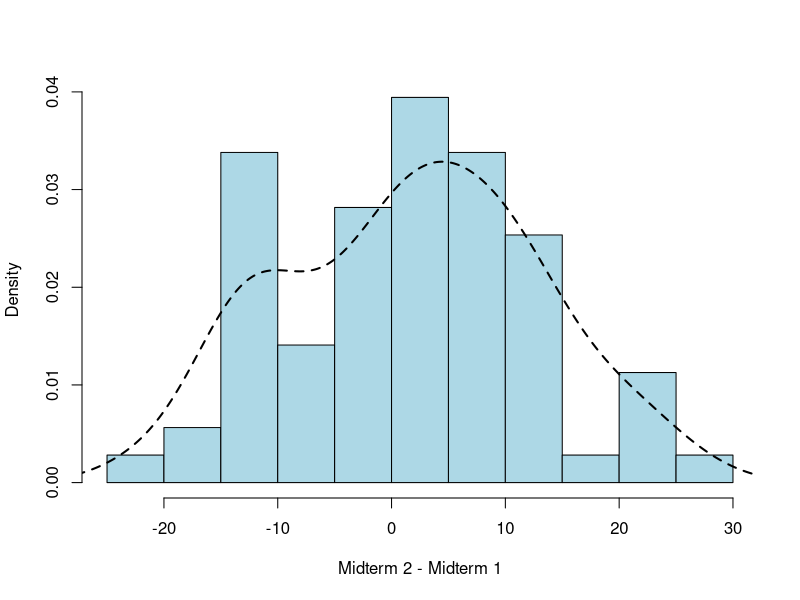
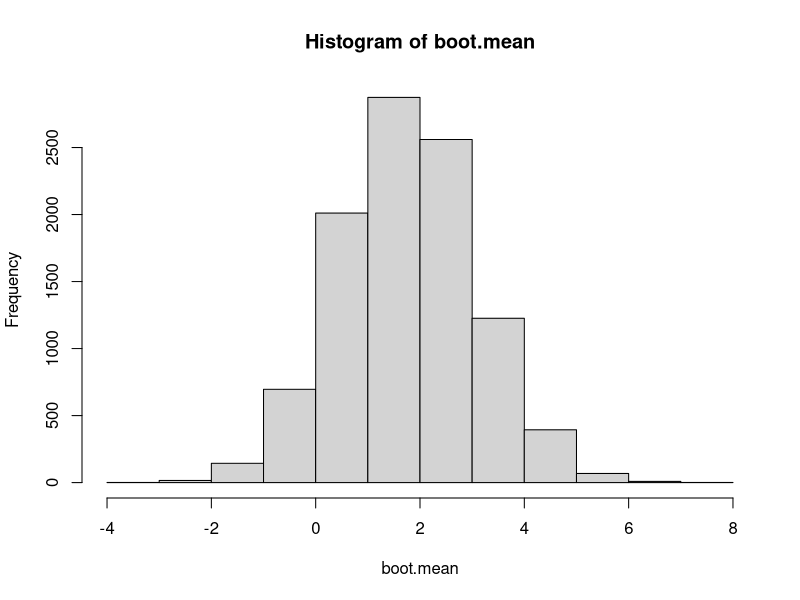
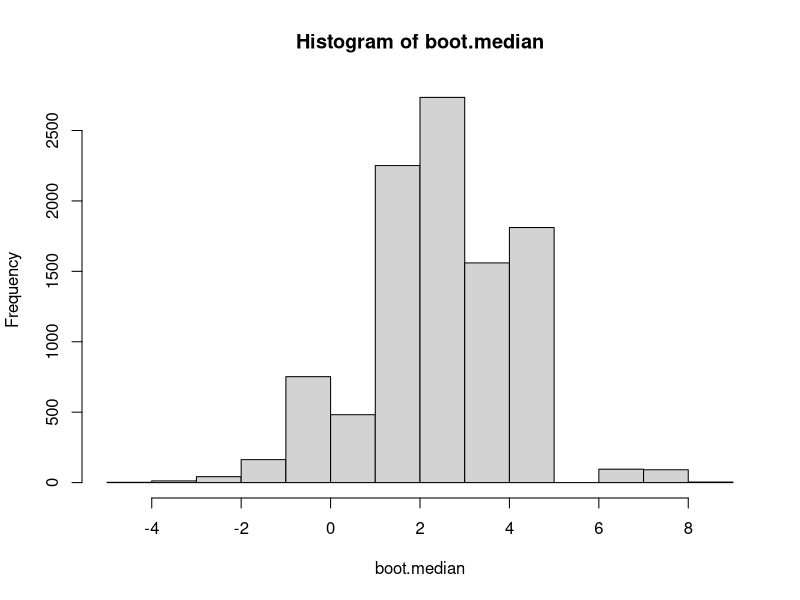
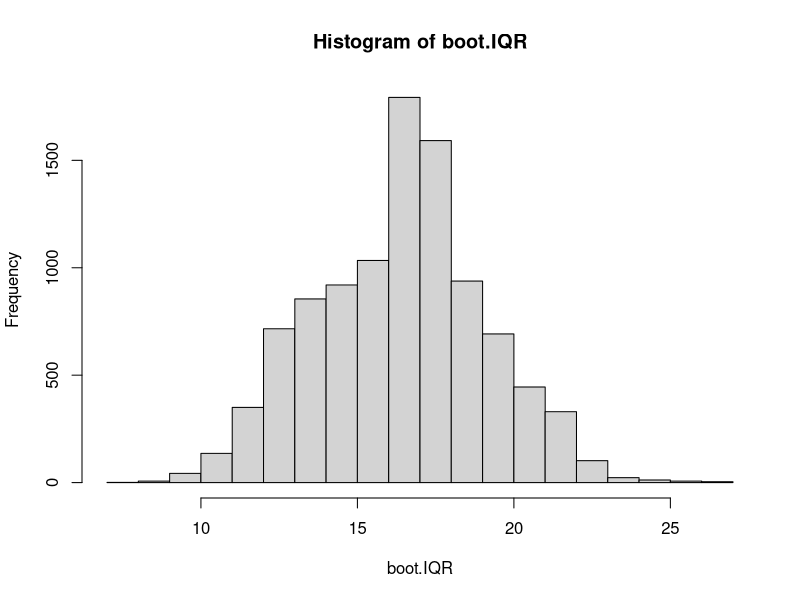
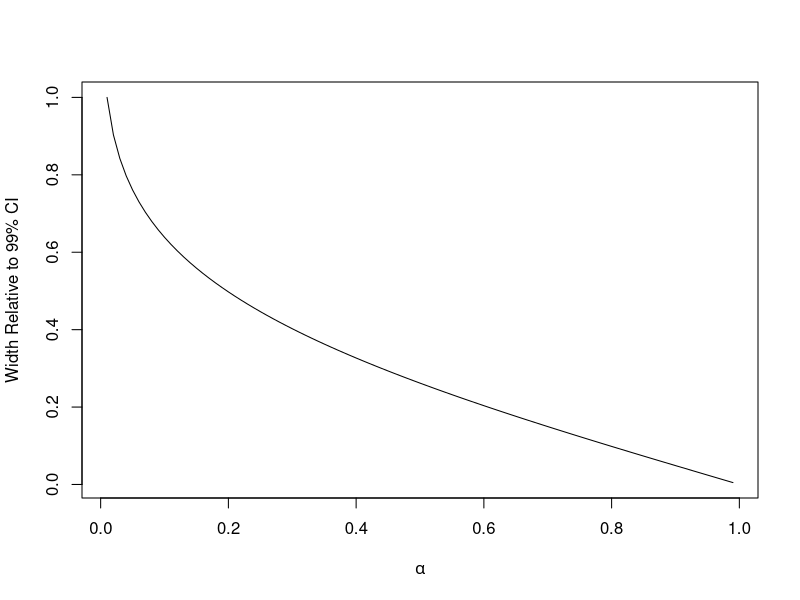

R code for these plots, in order:
img.dir <- '~/Dropbox/Econ103/Slides/images'
this.dir <- '~/Dropbox/Econ103/Slides/R Scripts'
library(Hmisc)

#Plots and tables to illustrate in what sense values in the middle of a CI are ``more likely''
a <- seq(from = 0.01, to = 0.99, by = 0.01)
q <- qnorm(1 - a/2)

setwd(img.dir)

pdf(file = 'width_compare.pdf', width = 4, height = 4)
plot(a, q/q[1], type = 'l', ylab = 'Width Relative to 99% CI', xlab = expression(alpha))
dev.off()

width.tab <- round(cbind(1 - a, q/q[1]), 2)
width.tab <- width.tab[1:50,]
width.tab1 <- width.tab[1:25,]
width.tab2 <- width.tab[-(1:25),]
width.tab <- cbind(width.tab1, width.tab2)
colnames(width.tab) <- c('conf', 'width', 'conf', 'width')

setwd(this.dir)
out <- latex(width.tab, file = 'width_compare.tex')

#Matched Pairs versus Independent Samples Example: Student Grades
setwd(this.dir)
grades <- read.csv('midterms.csv')
grades <- grades[complete.cases(grades),]
names(grades) <- c('midterm1', 'midterm2')

attach(grades)
D <- midterm2 - midterm1



SE.indep <- sqrt(var(midterm1)/length(midterm1) + var(midterm2)/length(midterm2))

SE.pair <- sqrt(var(D)/length(D))

r <- cor(midterm1, midterm2)

est <- mean(midterm2) - mean(midterm1)
detach(grades)

ME.pair <- 2 * SE.pair
ME.indep <- 2 * SE.indep

CI.indep <- c(est - ME.indep, est + ME.indep)
CI.pair <- c(est - ME.pair,  est + ME.pair)


grades.out <- data.frame(student = 1:length(D), grades, Difference = D)

grades.out <- rbind(head(grades.out), tail(grades.out))
setwd(this.dir)
out <- latex(round(grades.out,1), file = 'grades.tex', rowname = NULL)




#Redo the Above Using the Bootstrap
hist(D, prob = TRUE, col = 'lightblue', main = '', xlab = 'Midterm 2 - Midterm 1')
points(density(D), type = 'l', lwd = 2, lty = 2)

bootstrap <- function(x){
  sample(x, size = length(x), replace = TRUE)
}#END boostrap

boot.mean <- replicate(10000, mean(bootstrap(D)))
hist(boot.mean)

quantile(boot.mean, c(0.025, 0.975))

#But we can use the bootstrap to calculate confidence intervals for lots of things that the standard theory doesn't cover, e.g. median, IQR, etc.
boot.median <- replicate(10000, median(bootstrap(D)))
hist(boot.median)
quantile(boot.median, c(0.025, 0.975))

boot.IQR <- replicate(10000, IQR(bootstrap(D)))
hist(boot.IQR)
quantile(boot.IQR, c(0.025, 0.975))

#For homework give them a fully fleshed-out version of 8-22 from the book. Have they check coverage, etc.

#Refined Confidence Interval for Proportions - Example of How the Textbook Interval can Fail

#True Population Parameters
n <- 10
p <- 0.1

#Generated Repeated Samples from the Population
N.reps <- 10000
x <- rbinom(N.reps, size = n, prob = p)

#Textbook 95% CI
p.hat <- x/n
ME.hat <- 2 * sqrt(p.hat * (1 - p.hat) / n)
LCL.hat <- p.hat - ME.hat
UCL.hat <- p.hat + ME.hat
CI.hat <- cbind(LCL.hat, UCL.hat)

#Check Coverage of Textbook Interval
Cover.hat <- (LCL.hat <= p) & (p <= UCL.hat)
Cover.hat <- sum(Cover.hat)/N.reps

#Refined 95% CI
p.tilde <- (n * p.hat + 2) / (n + 4)
ME.tilde <- 2 * sqrt(p.tilde * (1 - p.tilde) / (n + 4))
LCL.tilde <- p.tilde - ME.tilde
UCL.tilde <- p.tilde + ME.tilde
CI.tilde <- cbind(LCL.tilde, UCL.tilde)

#Check Coverage of Refined Interval
Cover.tilde <- (LCL.tilde <= p) & (p <= UCL.tilde)
Cover.tilde <- sum(Cover.tilde)/N.reps

c(Cover.hat, Cover.tilde)
